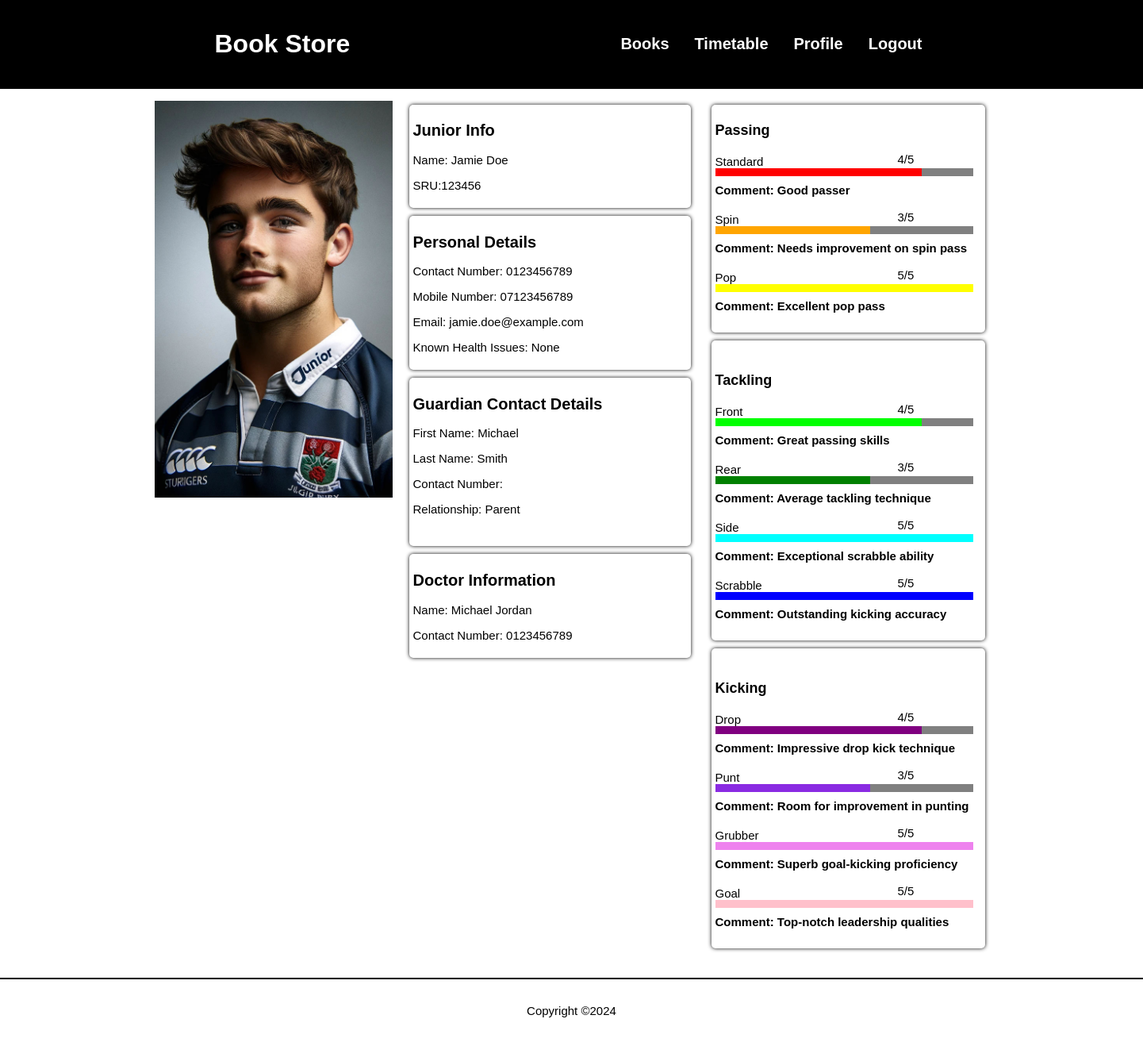
/junior-page.php?id=1 (signed in), run on an earlier commit of the app's database.
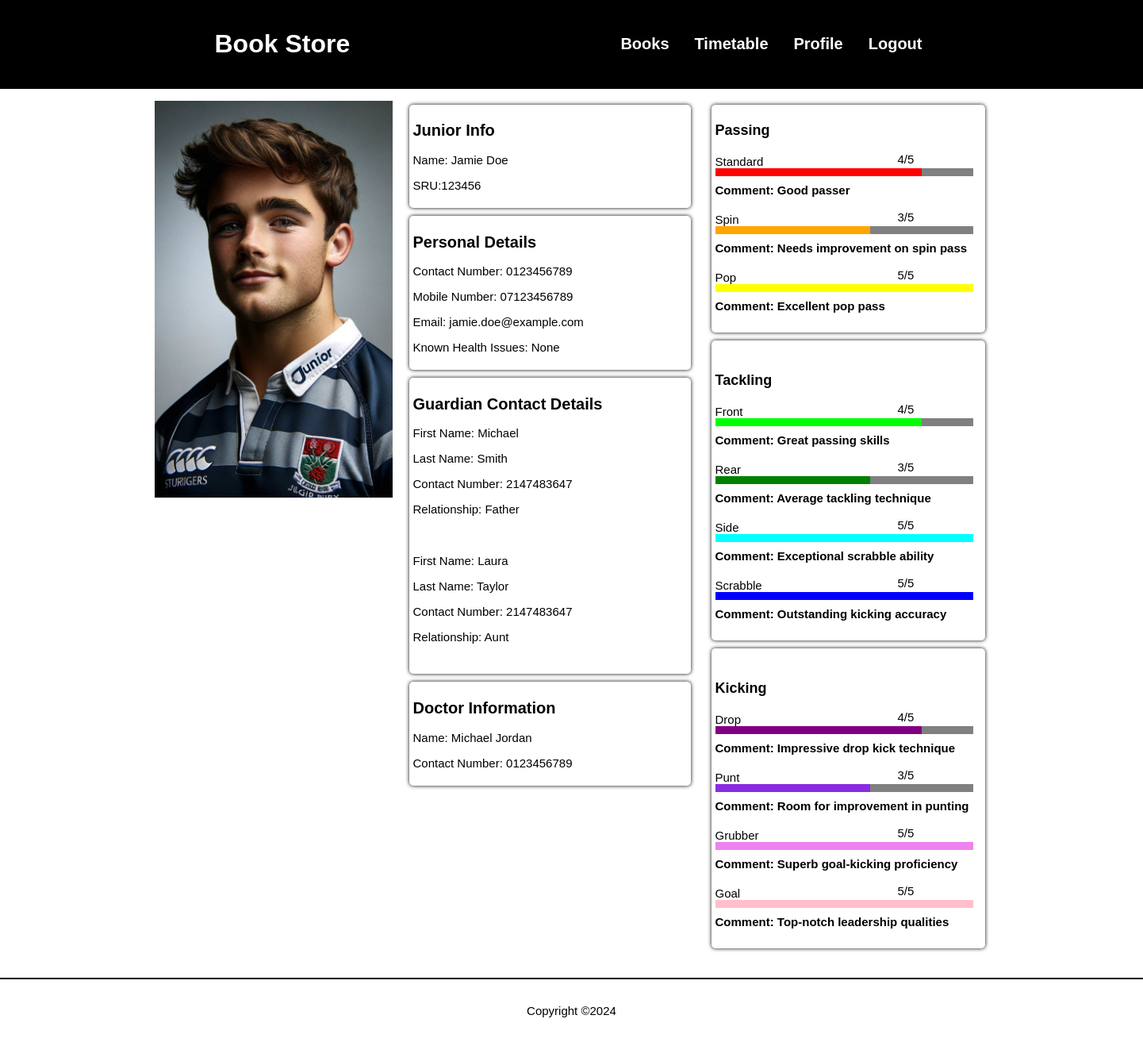
And on a later commit of the database.
### tables this page shows
CREATE TABLE juniors(
junior_id INT PRIMARY KEY AUTO_INCREMENT NOT NULL,
address_id INT NOT NULL,
user_id INT,
first_name  varchar(32) NOT NULL,
last_name  varchar(32) NOT NULL,
dob DATE,
sru_no  INT NOT NULL,
contact_no  varchar(40) NOT NULL,
mobile_no  varchar(40),
email_address varchar(45),
health_issues TEXT,
filename VARCHAR(64),
FOREIGN KEY (address_id) REFERENCES addresses (address_id),
FOREIGN KEY (user_id) REFERENCES users (user_id)
);

CREATE TABLE guardians(
  guardian_id INT AUTO_INCREMENT PRIMARY KEY,
  address_id INT NOT NULL,
  guardian_first_name varchar(48) NOT NULL,
  guardian_last_name varchar(48) NOT NULL,
  guardian_contact_no int NOT NULL,
  relationship varchar(35) NOT NULL,
  FOREIGN KEY (address_id) REFERENCES addresses(address_id)
);

CREATE TABLE doctors(
doctor_id INT PRIMARY KEY AUTO_INCREMENT NOT NULL,
address_id INT NOT NULL,
doctor_first_name  varchar(32) NOT NULL,
doctor_last_name  varchar(32) NOT NULL,
doctor_contact_no  varchar(40) NOT NULL,
FOREIGN KEY (address_id) REFERENCES addresses (address_id)

);

CREATE TABLE junior_skills (
  junior_id INT NOT NULL,
  skill_id INT NOT NULL,
  squad_id INT NOT NULL,
  skill_level INT NOT NULL,
  comment TEXT,
  PRIMARY KEY (junior_id, skill_id),
  FOREIGN KEY (junior_id) REFERENCES juniors(junior_id),
  FOREIGN KEY (skill_id) REFERENCES skills(skill_id)
);

CREATE TABLE skills (
  skill_id  INT PRIMARY KEY AUTO_INCREMENT NOT NULL,
  category varchar(30) NOT NULL,
  skill_name varchar(30) NOT NULL
);

### junior-page.php (called while the page is built, shortened)
<?php
require("classes/components.php");
require("classes/utils.php");
require("classes/junior.php");
$junior = Junior::getJunior($_GET["id"]);
$pageTitle = "Book not found";
if (!empty($junior)) {
  $pageTitle = $junior["first_name"];
}
Components::pageHeader($pageTitle, ["style"], ["mobile-nav"]);
Components::singleJunior($junior);
Components::pageFooter();
?>

### classes/junior.php (called while the page is built, shortened)
<?php
require_once("classes/utils.php");
class Junior
{
  public static function getJuniorSkills($bookId)
  {
    $conn = Connection::connect();
    $stmt = $conn->prepare(SQL::$getJuniorSkills);
    $stmt->execute([$bookId]);
    $juniors = $stmt->fetchAll();
    return $juniors;
  }
  public static function getJunior($bookId)
  {
    $conn = Connection::connect();
    $stmt = $conn->prepare(SQL::$getJunior);
    $stmt->execute([$bookId]);
    $junior = $stmt->fetch();
    return $junior;
  }
  public static function getGuardians($bookId)
  {
    $conn = Connection::connect();
    $stmt = $conn->prepare(SQL::$getJuniorGuardians);
    $stmt->execute([$bookId]);
    $juniors = $stmt->fetchAll();
    return $juniors;
  }
}

### classes/utils.php (called while the page is built, shortened)
<?php
class Utils {
  public static function escape($input) {
    return trim(htmlspecialchars($input));
  }
}

### components/junior-skill.php (the view, shortened to what this page needs)
<div class="skill-card">
    <div class="skill-name-container"><?php echo $skillName; ?></div>
    <div class="level-bar-container">
        <div>
            <div id="level-bar-<?php echo $skillName; ?>" class="skill-level-bar"></div>
        </div>
        <p class="level-rating"><?php echo $skillLevel; ?>/5</p>
        <div class="skill-comment">Comment: <?php echo $comment; ?></div>
    </div>
</div>

### components/header.php (shortened to what this page needs)
<!DOCTYPE html>
<html lang="en">
<head>
  <?php
  if (!empty($stylesheets)) {
    foreach ($stylesheets as $sheet) {
      echo "<link rel=\"stylesheet\" href=\"css/$sheet.css\">";
    }
  }
  ?>
</head>
<body>
  <header class="page-header">
    <div class="content-wrapper desktop-header-row">
      <div class="mobile-top">
        <h1 class="page-title">Book Store</h1>
      </div>
      <nav class="page-navigation" id="nav-list">
        <ul class="nav-links">
          <li><a href="book-list.php">Books</a></li>
          <?php
          if(isset($_SESSION["loggedIn"])){
            echo "<li><a href='timetable.html'>Timetable</a></li>
            <li><a href='profile.php'>Profile</a></li>
            <li><a href='logout.php'>Logout</a></li>";
          } else {
            echo "<li><a href='register.php'>Register</a></li>
            <li><a href='login.php'>Login</a></li>";
          }
          ?>
        </ul>
      </nav>
    </div>
  </header>

### classes/components.php (shortened to what this page needs)
<?php
class Components {
  public static function pageHeader($pageTitle, $stylesheets, $scripts) {
    require("components/header.php");
  }
  public static function pageFooter() {
    require("components/footer.php");
  }
  public static function singleJunior($junior)
  {
    if (!empty($junior)) {
      $firstName = Utils::escape($junior["first_name"]);
      $lastName = Utils::escape($junior["last_name"]);
      $sruNumber = Utils::escape($junior["sru_no"]);
      $contactNumber = Utils::escape($junior["contact_no"]);
      $mobileNumber = Utils::escape($junior["mobile_no"]);
      $emailAddress = Utils::escape($junior["email_address"]);
      $healthIssues = Utils::escape($junior["health_issues"]);
      $filename = Utils::escape($junior["filename"]);
      $doctorFirstName = Utils::escape($junior["doctor_first_name"]);
      $doctorLastName = Utils::escape($junior["doctor_last_name"]);
      $doctorContact = Utils::escape($junior["doctor_contact_no"]);
      require("components/junior-single.php");
    } else {
      require("components/no-single-book-found.php");
    }
  }
  public static function juniorGuardians($juniors)
  {
    if (!empty($juniors)) {
      foreach ($juniors as $junior) {
        $guardianFirstName = Utils::escape($junior["guardian_first_name"]);
        $guardianLastName = Utils::escape($junior["guardian_last_name"]);
        $guardianContactNum = Utils::escape($junior["guardian_contact_no"]);
        $relationship = Utils::escape($junior["relationship"]);
        require("components/guardian-single.php");
      }
    } else {
      require("components/no-books-found.php");
    }
  }
  public static function juniorPassingSkill($juniors)
  {
    if (!empty($juniors)) {
      foreach ($juniors as $junior) {
        $skillCategory = Utils::escape($junior["category"]);
        $skillName = Utils::escape($junior["skill_name"]);
        $skillLevel = Utils::escape($junior["skill_level"]);
        $comment = Utils::escape($junior["comment"]);
        if($skillCategory == "Passing"){
          require("components/junior-skill.php");
        }
      }
    } else {
      require("components/no-books-found.php");
    }
  }
  public static function juniorTacklingSkill($juniors)
  {
    if (!empty($juniors)) {
      foreach ($juniors as $junior) {
        $skillCategory = Utils::escape($junior["category"]);
        $skillName = Utils::escape($junior["skill_name"]);
        $skillLevel = Utils::escape($junior["skill_level"]);
        $comment = Utils::escape($junior["comment"]);
        if($skillCategory == "Tackling"){
          require("components/junior-skill.php");
        }
      }
    } else {
      require("components/no-books-found.php");
    }
  }
  public static function juniorKickingSkill($juniors)
  {
    if (!empty($juniors)) {
      foreach ($juniors as $junior) {
        $skillCategory = Utils::escape($junior["category"]);
        $skillName = Utils::escape($junior["skill_name"]);
        $skillLevel = Utils::escape($junior["skill_level"]);
        $comment = Utils::escape($junior["comment"]);
        if($skillCategory == "Kicking"){
          require("components/junior-skill.php");
        }
      }
    } else {
      require("components/no-books-found.php");
    }
  }
}

### components/junior-single.php (shortened to what this page needs)
<main class="content-wrapper profile-content">
  <div class="profile-content-container">
  <div class="profile-container">
      <div>
        <img class="profile-img" src="images/<?php echo $filename; ?>" alt="Cover of <?php echo $firstName; ?>" class="profile-img">
      </div>
  </div>
    <div class="profile-container">
      <div class="profile-items">
        <h2>Junior Info</h2>
        <p><?php echo 'Name: ', $firstName, ' ', $lastName; ?></p>
        <p><?php echo 'SRU:', $sruNumber; ?></p>
      </div>
      <div class="profile-items">
        <h2>Personal Details</h2>
        <p><?php echo 'Contact Number: ', $contactNumber; ?></p>
        <p><?php echo 'Mobile Number: ', $mobileNumber; ?></p>
        <p><?php echo 'Email: ', $emailAddress; ?></p>
        <p><?php echo 'Known Health Issues: ', $healthIssues; ?></p>
      </div>
      <div class="profile-items">
      <h2>Guardian Contact Details</h2>
      <?php
          $skill = Junior::getGuardians($_GET["id"]);
          Components::juniorGuardians($skill);
          ?>
      </div>
      <div class="profile-items">
        <h2>Doctor Information</h2>
        <p><?php echo 'Name: ', $doctorFirstName, ' ', $doctorLastName; ?></p>
        <p><?php echo 'Contact Number: ', $doctorContact; ?></p>
      </div>
    </div>
    <div class="skills-card-container">
      <div class="skills-card passing-card">
        <div>
          <br>
          <h3>Passing</h3>
        </div>
        <?php
          $skill = Junior::getJuniorSkills($_GET["id"]);
          Components::juniorPassingSkill($skill);
        ?>
      </div>
      <div class="skills-card tackling-card">
        <div>
          <br>
          <h3>Tackling</h3>
        </div>
      </div>
      <div class="skills-card kicking-card">
        <div>
          <br>
          <h3>Kicking</h3>
        </div>
      </div>
    </div>
  </div>
</main>

### components/guardian-single.php
<p><?php echo 'First Name: ', $guardianFirstName?></p>
<p><?php echo 'Last Name: ', $guardianLastName; ?></p>
<p><?php echo 'Contact Number: ', $guardianContactNum; ?></p>
<p><?php echo 'Relationship: ', $relationship; ?></p>
<br>

### components/footer.php (shortened to what this page needs)
  <footer class="page-footer">
    <p>Copyright &copy;<?php echo date("Y"); ?></p>
  </footer>
</body>
</html>

What changed in the data, as far as the page shows it:
now on one of the page's lists (row unchanged): juniors: guardians.guardian_first_name "Laura", guardians.guardian_last_name "Taylor", guardians.guardian_contact_no "2147483647", guardians.relationship "Aunt"
changed through a linked row, juniors "Jamie": guardians.guardian_contact_no (not shown) → "2147483647"; guardians.relationship "Parent" → "Father"
